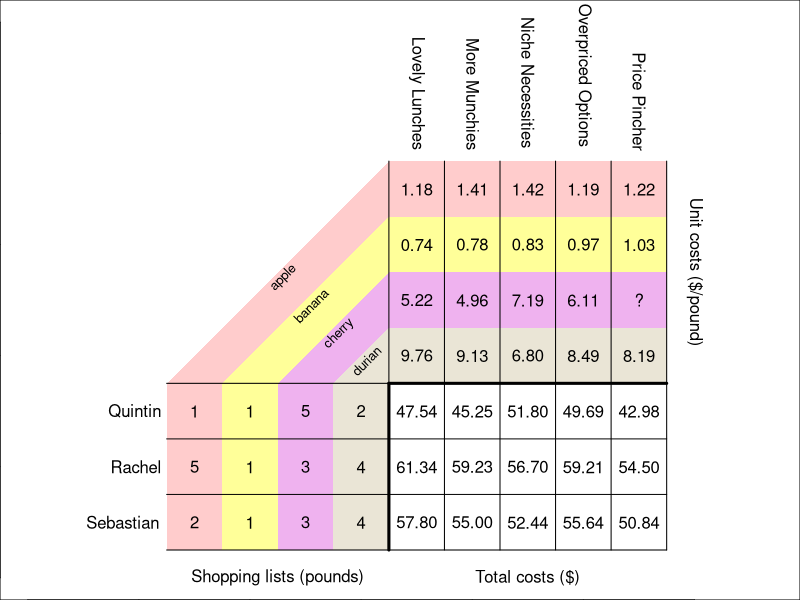

The R script that drew this image:
## ---- chunk 1
matpr = function(A){
  pra = "\\begin{bmatrix}\n"
  for(i in 1:dim(A)[1]){
    pra = paste0(pra,paste0(A[i,],collapse=" & "))
    if(i<dim(A)[1]){pra = paste0(pra,"\\\\\n")} else {pra = paste0(pra,"\n")}
  }
  pra = paste0(pra,"\\end{bmatrix}")
  return(pra)
}
foods = c("apple","banana","cherry","durian")
foods2 = c("apples","bananas","cherries","durian")
pricemu = c(1.5,0.9,6,8)
stores = c("Lovely Lunches","More Munchies",
              "Niche Necessities","Overpriced Options",
              "Price Pincher")
people = c("Quintin","Rachel","Sebastian")

nf = length(foods)
ns = length(stores)
np = length(people)
while(T){
  mults = runif(length(foods)*length(stores),0.75,1.25)
  prices = round(rep(pricemu,length(stores))*mults,2)
  amounts = numeric()
  for(i in 1:length(people)){
    amounts = c(amounts,sample(c(1,1,2,2,3,4,5),length(foods)))
  }
  P = matrix(prices,nrow=length(stores),byrow=T)
  Q = matrix(amounts,ncol=length(people))
  
  C = P%*%Q
  if(max(C)<100 && length(unique(c(C)))==length(C) && length(unique(c(P)))==length(P)){break}
}


smm = function(M){
  dastras = character()
  for(i in 1:dim(M)[1]){
    dastras = c(dastras,paste0(M[i,],collapse=","))
  }
  s = paste0("[[",paste0(dastras,collapse="],\n            ["),"]]")
  return(s)
}

smm2 = function(M){
  dastras = character()
  for(i in 1:dim(M)[1]){
    dastras = c(dastras,paste0(sprintf("%.2f",M[i,]),collapse=","))
  }
  s = paste0("[[",paste0(dastras,collapse="],\n            ["),"]]")
  return(s)
}
unki = sample(1:length(foods),1)
unkj = sample(1:length(stores),1)

# solq = Q[1:length(foods),unki]
solp = P[unkj,1:length(foods)]

eqp = paste(solp)
eqp[unki] = "x"

x = P[unkj,unki]

eqq1 = paste(Q[1:length(foods),1])
eqq2 = paste(Q[1:length(foods),2])
eqq3 = paste(Q[1:length(foods),3])

nr = length(people)+length(foods)
nc = length(stores)+length(foods)

## ---- chunk 2
par(mar=c(0,0,0,0))
plot(0,0,"n",xlim=c(-0.6,nc+1),ylim=c(0,nr+3),asp=1)

for(i in 1:length(people)){
    text(0.5,length(people)-i+1,people[i],adj=1.1)
}
for(i in 1:length(stores)){
    text(nc-length(stores)+i,nr+0.5,stores[i],srt=-90,adj=1.1)
}



clrs = c("red","yellow","maroon","tan")
clrs = c(rgb(1,0,0,0.2),rgb(1,1,0,0.4),rgb(0.8,0,0.8,0.3),rgb(0.6,0.5,0.2,0.2))
clrs2 = c(rgb(1,0,0),rgb(1,1,0),rgb(0.8,0,0.8),rgb(0.6,0.5,0.2))
for(i in 1:length(foods)){
    polygon(c(i-0.5,i-0.5,nf+0.5,nf+ns+0.5,nf+ns+0.5,nf+0.5,i+0.5,i+0.5),
            c(0.5,np+0.5,np+nf-i+1.5,np+nf-i+1.5,np+nf-i+0.5,np+nf-i+0.5,np+0.5,0.5),col=clrs[i],border = F)
    xt1 = i-0.3
    xt2 = nf+0.5
    yt1 = np+0.5
    yt2 = np+nf-i+1.3
    srt = atan2(yt2-yt1,xt2-xt1)/pi*180
    text((xt1+xt2)/2,(yt1+yt2)/2,foods[i],srt=srt,cex=0.8)
}

for(i in 1:length(people)){
    for(j in 1:length(foods)){
        text(j,length(people)-i+1,Q[j,i])
    }
}

for(i in 1:length(foods)){
    for(j in 1:length(stores)){
        if(i != unki || j!= unkj){
            text(j+length(foods),length(people)+length(foods)-i+1,sprintf("%.02f",P[j,i]))
        } else {
            text(j+length(foods),length(people)+length(foods)-i+1,"?")
        }
    }
}

text(nf/2+0.5,0,"Shopping lists (pounds)")
text(nf+ns+1,np+nf/2+0.5,"Unit costs ($/pound)",srt=-90)
text(nf+ns/2+0.5,0,"Total costs ($)")

for(i in 1:length(people)){
    for(j in 1:length(stores)){
        text(nf+j,np+1-i,sprintf("%.02f",C[j,i]))
    }
}

for(i in 0:np){
    lines(c(0.5,nc+0.5),c(i,i)+0.5)
}
for(i in 0:ns){
    lines(nf+c(i,i)+0.5,c(0.5,np+nf+0.5))
}

lines(c(np+1.5,np+1.5),c(nf,1)-0.5,lwd=3)
lines(c(np+1.5,np+ns+1.5),c(nf,nf)-0.5,lwd=3)
